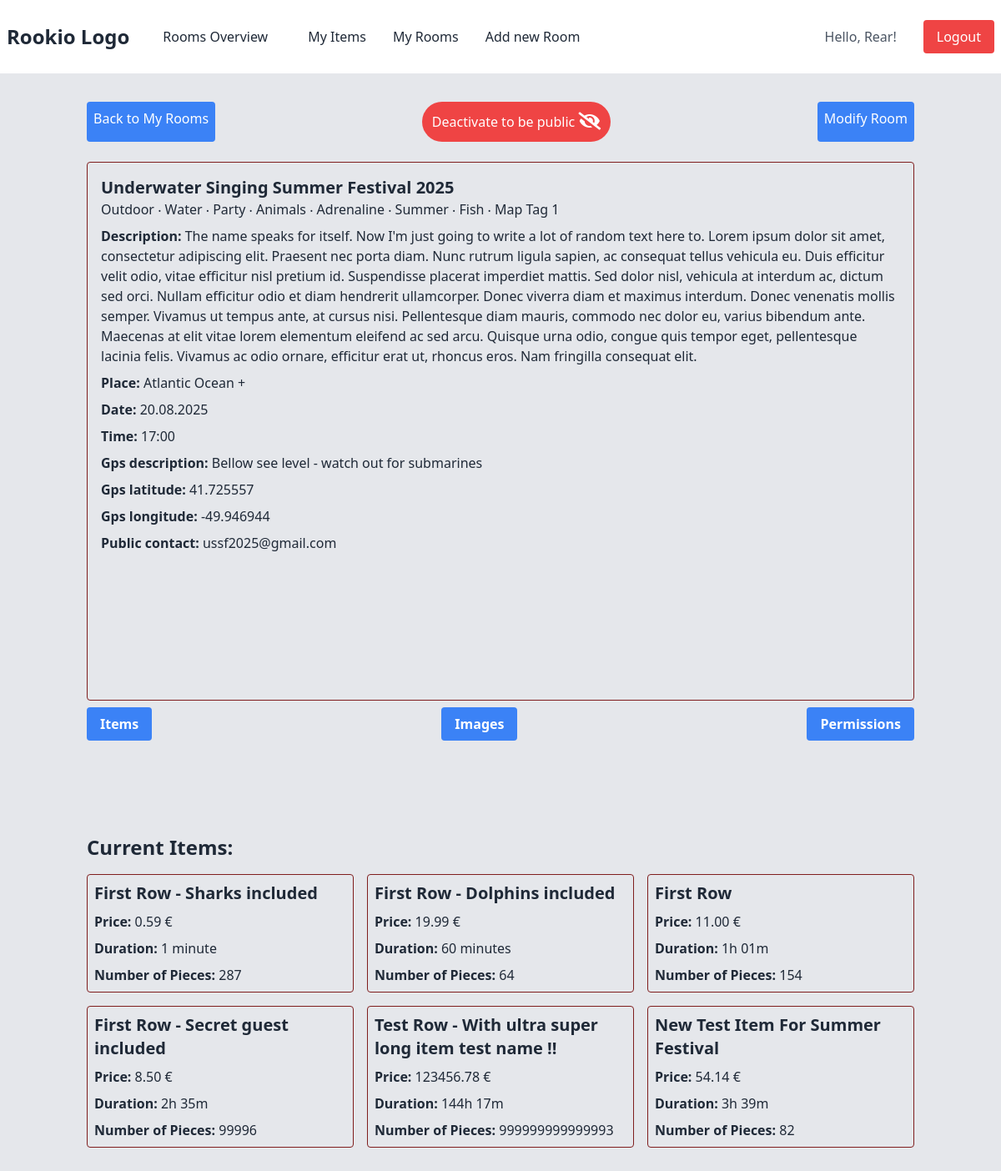
Screenshot of /room_detail/3/show_items (signed in) with the database file from the repository.
### viewer/models.py (models this page shows, shortened)
class TimeStamp(models.Model):
    created_at = models.DateTimeField(auto_now_add=True)
    updated_at = models.DateTimeField(auto_now=True)
    class Meta:
        abstract = True

class Room(TimeStamp):
    ROOM_TYPE_CHOICES = (
        ('event', 'Event'),
        ('service', 'Service'),
    )
    name = models.CharField(max_length=80)
    owners = models.ManyToManyField(PersonOwner, related_name="rooms")
    room_type = models.CharField(max_length=20, choices=ROOM_TYPE_CHOICES)
    tags = models.ManyToManyField(Tag, related_name="rooms")
    description = models.TextField(max_length=1000)  # default form widget for this field is a Textarea -
    place = models.CharField(max_length=150)
    gps_description = models.CharField(max_length=150, blank=True)
    gps_lat = models.DecimalField(max_digits=9, decimal_places=6,
                                  null=True,
                                  blank=True,
                                  validators=[MinValueValidator(-90), MaxValueValidator(90)])
    gps_lng = models.DecimalField(max_digits=9, decimal_places=6,
                                  null=True,
                                  blank=True,
                                  validators=[MinValueValidator(-180), MaxValueValidator(180)])
    date = models.DateField()
    time = models.TimeField()
    outdoor = models.BooleanField(blank=True, default=False)
    contact_public = models.CharField(max_length=100)
    contact_after_assignment = models.CharField(max_length=100, null=True, blank=True)
    age_restriction = models.PositiveSmallIntegerField(validators=[MinValueValidator(0), MaxValueValidator(120)],
                                                       null=True, blank=True)
    age_recommendation = models.CharField(max_length=80, null=True, blank=True)
    minimum_participants = models.PositiveSmallIntegerField(validators=[MinValueValidator(1)], null=True, blank=True)
    maximum_participants = models.PositiveSmallIntegerField(validators=[MinValueValidator(1)], null=True, blank=True)
    paid_to_be_unique = models.BooleanField(default=False)
    hidden_from_public = models.BooleanField(default=True)
    template = models.ForeignKey(Template, on_delete=models.CASCADE, related_name="rooms", null=True, blank=True)

class Tag(TimeStamp):
    name = models.CharField(max_length=25, unique=True)

class MenuItem(TimeStamp):
    item_name = models.CharField(max_length=50, unique=True)
    price = models.DecimalField(max_digits=8, decimal_places=2, validators=[MinValueValidator(0)])
    duration = models.PositiveSmallIntegerField(validators=[MinValueValidator(1)], null=True, blank=True)
    number_of_pieces = models.PositiveSmallIntegerField(validators=[MinValueValidator(1)])
    room = models.ForeignKey(Room, on_delete=models.CASCADE, related_name="menu_items")

### viewer/views.py (the view)
# urls.py: path('room_detail/<int:room_id>/show_items', views.show_items, name='show_items'),
@login_required
def show_items(request, room_id):
    room = get_object_or_404(Room, id=room_id)
    return render(request, 'show_items.html', {'room': room})

### viewer/context_processors.py (called while the page is built)
def google_maps_api_key(request):
    return {
        'GOOGLE_MAPS_API_KEY': settings.GOOGLE_MAPS_API_KEY
    }

### viewer/templatetags/filters.py (called while the page is built)
@register.filter
def minutes_to_hours(value):
    if value:
        hours = int(value) // 60
        minutes = int(value) % 60
        return f"{hours:01d}h {minutes:02d}m"
    else:
        return f""

### viewer/templates/show_items.html
{% extends 'room_detail.html' %}
{% load filters %}
{% block modify %}
<div class="py-20 container mx-auto px-4">
    {% if room.menu_items.exists %}
        <h2 class="text-2xl font-bold mb-4 mt-6">Current Items:</h2>
        <div class="grid md:grid-cols-3 gap-4">
            {% for item in room.menu_items.all %}
            <div class="border rounded p-2 border-red-900 inline-flex flex-col items-start">
                <h3 class="text-xl font-bold">{{ item.item_name }}</h3>
                <p class="mt-2"><span class="font-bold">Price:</span> {{ item.price }} €</p>
                {% if item.duration %}
                <p class="mt-2"><span class="font-bold">Duration:</span>
                {% if item.duration == 1 %}
                    {{ item.duration }} minute
                {% elif item.duration < 61 %}
                   {{ item.duration }} minutes
                {% else %}
                    {{ item.duration|minutes_to_hours }}
                {% endif %}
                </p>
                {% endif %}
                <p class="mt-2"><span class="font-bold">Number of Pieces:</span> {{ item.number_of_pieces }}</p>
            </div>
            {% endfor %}
        </div>
    {% else %}
        <p class="text-red-500 mt-6">No item has been added for this room yet.</p>
    {% endif %}
</div>
{% endblock %}

### viewer/templates/room_detail.html (shortened to what this page needs)
{% extends 'base.html' %}
{% load tz %}
{% block content %}
<link rel="stylesheet" href="https://cdnjs.cloudflare.com/ajax/libs/font-awesome/5.15.3/css/all.min.css">
<div class="container mx-auto px-4">
    <div class="py-2 flex justify-between space-x-35">
        <a href="{% url 'my_rooms' %}" class="p-2 bg-blue-500 hover:bg-blue-700 text-white rounded mb-4 inline-block">Back to My Rooms</a>
        {% if room.hidden_from_public %}
            <a href="{% url 'toggle_room_visibility' room.id %}" class="p-3 bg-green-500 hover:bg-green-700 text-white rounded-full mb-4 inline-block focus:outline-none focus:ring-2 focus:ring-offset-2 focus:ring-green-600">
                Activate to be public
                <i class="fas fa-eye fa-lg"></i>
            </a>
        {% else %}
            <a href="{% url 'toggle_room_visibility' room.id %}" class="p-3 bg-red-500 hover:bg-red-700 blink-on-hover text-white rounded-full mb-4 inline-block focus:outline-none focus:ring-2 focus:ring-offset-2 focus:ring-red-600">
                Deactivate to be public
                <i class="fas fa-eye-slash fa-lg"></i>
            </a>
        {% endif %}
        <a href="{% url 'edit_room' room.id %}" class="p-2 bg-blue-500 hover:bg-blue-700 text-white rounded mb-4 inline-block float-right">Modify Room</a>
    </div>
    <div class="border rounded p-4 border-red-900">
        <h3 class="text-xl font-bold">{{ room.name }}</h3>
        {% for tag in room.tags.all %}
            {{ tag.name }}{% if not forloop.last %} ‧ {% endif %}
        {% empty %}
            No tags.
        {% endfor %}
        <p class="mt-2"><span class="font-bold">Description:</span> {{ room.description }}</p>
        <div class="flex space-x-4">
            <div class="flex-1">
                <p class="mt-2"><span class="font-bold">Place:</span> {{ room.place }}</p>
                <p class="mt-2"><span class="font-bold">Date:</span> {{ room.date|date:'d.m.Y' }} </p>
                <p class="mt-2"><span class="font-bold">Time:</span> {{ room.time|time:'H:i' }} {{ room.time|timezone:'Europe/Bratislava' }}</p>
                <p class="mt-2"><span class="font-bold">Gps description:</span> {{ room.gps_description }}</p>
                <p class="mt-2"><span class="font-bold">Gps latitude:</span> {{ room.gps_lat }}</p>
                <p class="mt-2"><span class="font-bold">Gps longitude:</span> {{ room.gps_lng }}</p>
                <p class="mt-2"><span class="font-bold">Public contact:</span> {{ room.contact_public }}</p>
            </div>
            <div class="flex-1">
                <div id="detailGoogleMap" class="h-96 w-full border rounded"></div>
            </div>
        </div>
    </div>
    <div class="py-2 flex justify-between space-x-40">
        <div class="group inline-block relative">
            {% if room.id %}
                <a href="{% url 'show_items' room.id %}" class="bg-blue-500 hover:bg-blue-700 text-white font-semibold py-2 px-4 rounded inline-flex items-center">
            {% endif %}
            <span>Items</span>
            </a>
            </div>
            <div class="group inline-block relative">
                <button class="bg-blue-500 text-white font-semibold py-2 px-4 rounded inline-flex items-center">
                    <span>Images</span>
                </button>
            </div>
            <div class="group inline-block relative">
                <button class="bg-blue-500 text-white font-semibold py-2 px-4 rounded inline-flex items-center">
                    <span>Permissions</span>
                </button>
        </div>
    </div>
</div>
{% block modify %}
{% endblock %}
{% endblock %}

### viewer/templates/base.html (shortened to what this page needs)
<!DOCTYPE html>
{% load static %}
<html lang="en">
<head>
    <link href="{% static 'output.css' %}" rel="stylesheet">
</head>
<body class="bg-gray-200 text-gray-800">
    <header>
        <nav class="p-2 bg-white border-b-2 border-gray-200 flex justify-between items-center">
            <div class="flex items-center mr-12">
                <a href="{% url 'welcome' %}" class="text-gray-800 text-2xl font-bold hover:text-blue-500 transition-colors duration-200">Rookio Logo</a>
                <a href="{% url 'rooms_overview' %}" class="p-6 ml-4 text-gray-800 hover:text-blue-500 transition-colors duration-200">Rooms Overview</a>
                <a href="{% url 'my_items' %}" class="p-2 ml-4 text-gray-800 hover:text-blue-500 transition-colors duration-200">My Items</a>
                {% if user.is_authenticated %}
                <a href="{% url 'my_rooms' %}" class="p-2 ml-4 text-gray-800 hover:text-blue-500 transition-colors duration-200">My Rooms</a>
                {% endif %}
                {% if user.is_authenticated %}
                <a href="{% url 'add_room' %}" class="p-2 ml-4 text-gray-800 hover:text-blue-500 transition-colors duration-200">Add new Room</a>
                {% endif %}
            </div>
            <div id="auth-buttons" class="flex items-center space-x-4">
                {% if user.is_authenticated %}
                    <span class="mr-4 text-gray-600">Hello, {{ user.username }}!</span>
                    <a href="{% url 'logout' %}" class="px-4 py-2 rounded bg-red-500 text-white hover:bg-red-700 transition-colors duration-200">Logout</a>
                {% endif %}
            </div>
        </nav>
    </header>
    <main class="p-6">
        {% block content %}
        {% endblock content %}
    </main>
</body>
</html>

### rows the page displays
Room: name "Underwater Singing Summer Festival 2025", description "The name speaks for itself. Now I'm just going to write a lot of random text here to. Lorem ipsum dolor sit amet, consectetur adipiscing elit. Praesent nec porta diam. Nunc rutrum ligula sapien, ac consequat tellus vehicula eu. Duis efficitur velit odio, vitae efficitur nisl pretium id. Suspendisse placerat imperdiet mattis. Sed dolor nisl, vehicula at interdum ac, dictum sed orci. Nullam efficitur odio et diam hendrerit ullamcorper. Donec viverra diam et maximus interdum. Donec venenatis mollis semper. Vivamus ut tempus ante, at cursus nisi. Pellentesque diam mauris, commodo nec dolor eu, varius bibendum ante. Maecenas at elit vitae lorem elementum eleifend ac sed arcu. Quisque urna odio,…", place "Atlantic Ocean +", date "20.08.2025", time "17:00", gps_description "Bellow see level - watch out for submarines", gps_lat "41.725557", gps_lng "-49.946944", contact_public "ussf2025@gmail.com"
Tag: name "Outdoor"
Tag: name "Water"
Tag: name "Party"
Tag: name "Animals"
Tag: name "Adrenaline"
Tag: name "Summer"
Tag: name "Fish"
Tag: name "Map Tag 1"
MenuItem: item_name "First Row - Sharks included", price "0.59", duration "1", number_of_pieces "287"
MenuItem: item_name "First Row - Dolphins included", price "19.99", duration "60", number_of_pieces "64"
MenuItem: item_name "First Row", price "11.00", duration|minutes_to_hours "1h 01m", number_of_pieces "154"
MenuItem: item_name "First Row - Secret guest included", price "8.50", duration|minutes_to_hours "2h 35m", number_of_pieces "99996"
MenuItem: item_name "Test Row - With ultra super long item test name !!", price "123456.78", duration|minutes_to_hours "144h 17m", number_of_pieces "999999999999993"
MenuItem: item_name "New Test Item For Summer Festival", price "54.14", duration|minutes_to_hours "3h 39m", number_of_pieces "82"

### other values shown
{{ user.username }} "Rear"
